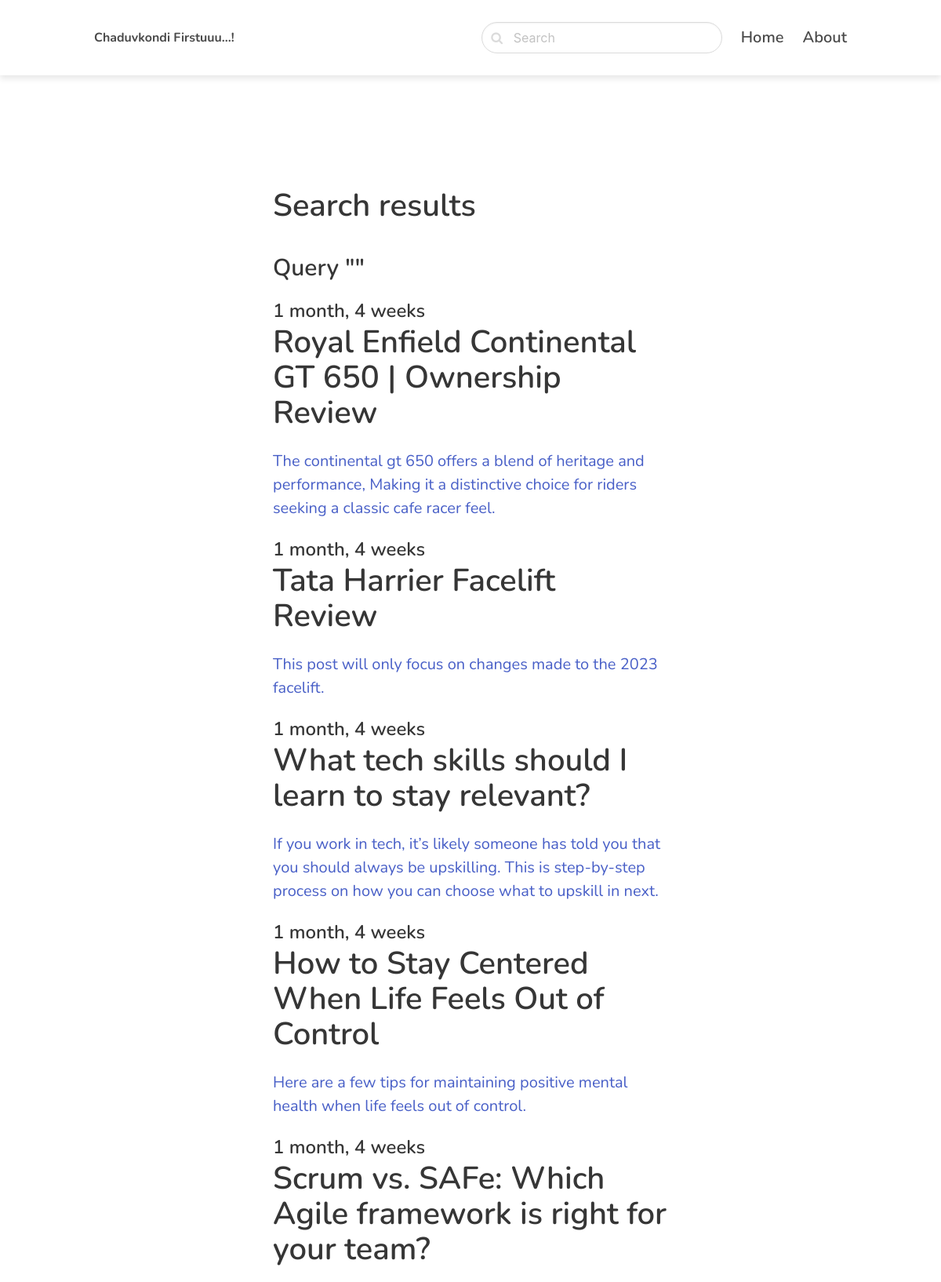
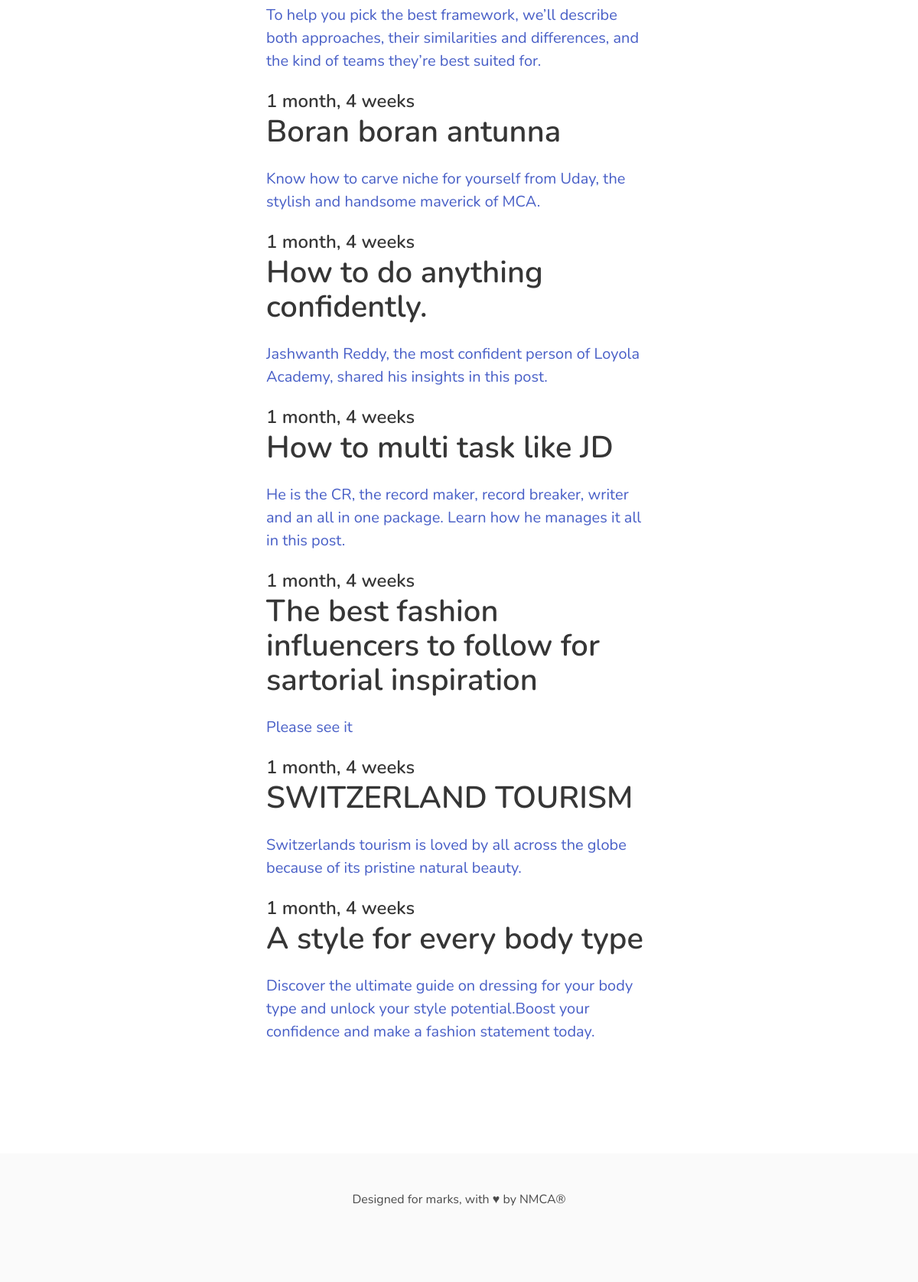
The app's page /search/ with its own data (2 pictures, top to bottom).
### blog/models.py (models this page shows, shortened)
class Post(models.Model):
     ACTIVE = 'active'
     DRAFT = 'draft'
     CHOICES_STATUS = (
          (ACTIVE, 'Active'),
          (DRAFT, 'Draft')
     )
     category = models.ForeignKey(Category, related_name='posts', on_delete=models.CASCADE)
     title = models.CharField(max_length=255)
     slug = models.SlugField()
     intro = models.TextField()
     body = RichTextField()
     created_at = models.DateTimeField(auto_now_add=True)
     status = models.CharField(max_length=10, choices = CHOICES_STATUS, default=ACTIVE)
     image = models.ImageField(upload_to='uploads/', blank=True, null=True)
     class Meta:
          ordering = ('-created_at',)

### blog/views.py (the view)
# urls.py: path('search/', views.search, name='search'),
def search(request):
    query = request.GET.get('query', '')
    posts = Post.objects.filter(status=Post.ACTIVE).filter(Q(title__icontains=query) | Q(intro__icontains=query) | Q(body__icontains=query))
    return render(request, 'blog/search.html', {'posts': posts, 'query': query})

### blog/templates/blog/search.html (shortened to what this page needs)
{% extends 'core/base.html' %}
{% block content %}
<section class="hero ">
    <div class="hero-body">
        <div class="container">
            <section class="section">
                <div class="columns">
                    <div class="column is-8 is-offset-2">
                        <div class="content is-medium">
                            <h1>Search results</h1>
                            <h3>Query "{{ query }}"</h3>
                        </div>
                        {% for post in posts %}
                            <div class="content is-medium">
                                <a href="{% url 'post_detail' post.category.slug post.slug %}">
                                    <h2 class="subtitle is-4">{{ post.created_at|timesince }}</h2>
                                    <h1 class="title">{{ post.title }}</h1>
                                    <p>{{ post.intro }}</p>
                                </a>
                            </div>
                            {% empty %}
                            <div class="'content">
                                <p>No result for the given query.....</p>
                            </div>
                        {% endfor %}
                    </div>
                </div>
            </section>
        </div>
    </div>
</section>
    {% endblock  %}

### core/templates/core/base.html (style rules this page uses)
body { font-family: 'Nunito', sans-serif; margin: 0; padding: 0; }

### records on screen
Post: created_at "1 month, 4 weeks", title "Royal Enfield Continental GT 650 | Ownership Review", intro "The continental gt 650 offers a blend of heritage and performance, Making it a distinctive choice for riders seeking a classic cafe racer feel."
Post: created_at "1 month, 4 weeks", title "Tata Harrier Facelift Review", intro "This post will only focus on changes made to the 2023 facelift."
Post: created_at "1 month, 4 weeks", title "What tech skills should I learn to stay relevant?", intro "If you work in tech, it’s likely someone has told you that you should always be upskilling. This is step-by-step process on how you can choose what to upskill in next."
Post: created_at "1 month, 4 weeks", title "How to Stay Centered When Life Feels Out of Control", intro "Here are a few tips for maintaining positive mental health when life feels out of control."
Post: created_at "1 month, 4 weeks", title "Scrum vs. SAFe: Which Agile framework is right for your team?", intro "To help you pick the best framework, we’ll describe both approaches, their similarities and differences, and the kind of teams they’re best suited for."
Post: created_at "1 month, 4 weeks", title "Boran boran antunna", intro "Know how to carve niche for yourself from Uday, the stylish and handsome maverick of MCA."
Post: created_at "1 month, 4 weeks", title "How to do anything confidently.", intro "Jashwanth Reddy, the most confident person of Loyola Academy, shared his insights in this post."
Post: created_at "1 month, 4 weeks", title "How to multi task like JD", intro "He is the CR, the record maker, record breaker, writer and an all in one package. Learn how he manages it all in this post."
Post: created_at "1 month, 4 weeks", title "The best fashion influencers to follow for sartorial inspiration", intro "Please see it"
Post: created_at "1 month, 4 weeks", title "SWITZERLAND TOURISM", intro "Switzerlands tourism is loved by all across the globe because of its pristine natural beauty."
Post: created_at "1 month, 4 weeks", title "A style for every body type", intro "Discover the ultimate guide on dressing for your body type and unlock your style potential.Boost your confidence and make a fashion statement today."
